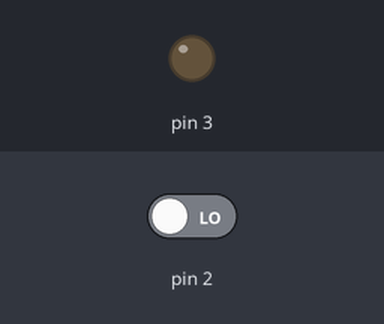
Simulated run of this sketch. Board: Arduino Uno, built with avr-gcc and run on an emulated ATmega328P. Shown: output pins drawn as LEDs (lit = HIGH). Inputs (shaded band) come from the test bench; at power-on: pin 2 LOW.

Above: at 1.2 s.
1.3 s: pin 2 driven HIGH
At 2.9 s:
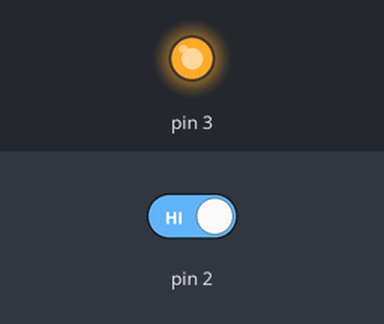
3.2 s: pin 2 driven LOW
At 4.5 s:
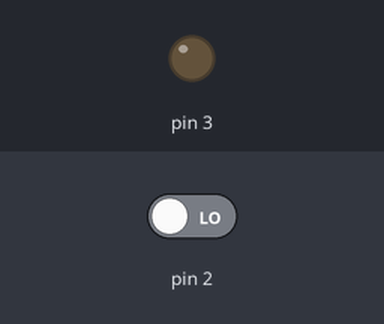
Timing chart, 0 to 6.2 s (numbered marks = the images above; inputs shaded):
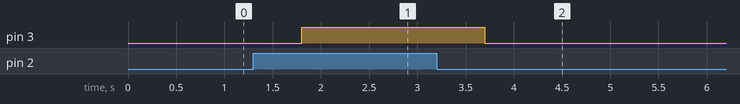

The sketch:

clock.ino
```cpp
#define DEBUG
#undef DEBUG

#define MAX_WAITING_TIME 500

volatile bool isCanCount = false;
volatile long tick;

void connSignal() {
    isCanCount = true;
    tick = millis();
}

void setup() {
    Serial.begin(115200);
    DDRD = B00001000; // pinMode(7, OUTPUT)
    attachInterrupt(digitalPinToInterrupt(2), connSignal, CHANGE);
}

void loop() {
    // put your main code here, to run repeatedly:
    if (isCanCount) {
        if ((millis() - tick) >= MAX_WAITING_TIME) {
            isCanCount = false;
            PORTD ^= B00001000;
            #ifdef DEBUG
            Serial.println("Time up!");
            #endif
        }
        #ifdef DEBUG
        Serial.println("Received signal");
        #endif
    }
}
```

Measured:
- after the input at 1.3 s, pin 3: LOW → HIGH after 0.50 s
- after the input at 3.2 s, pin 3: HIGH → LOW after 0.50 s
